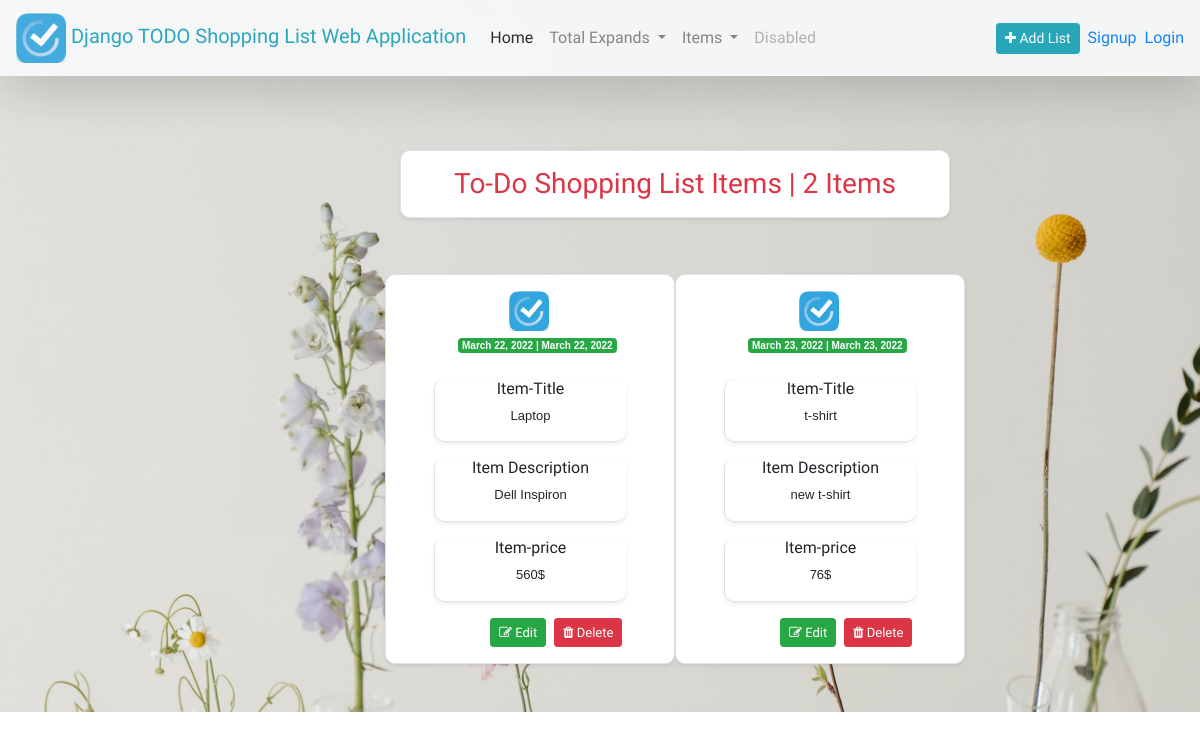
The app's page /, older data.
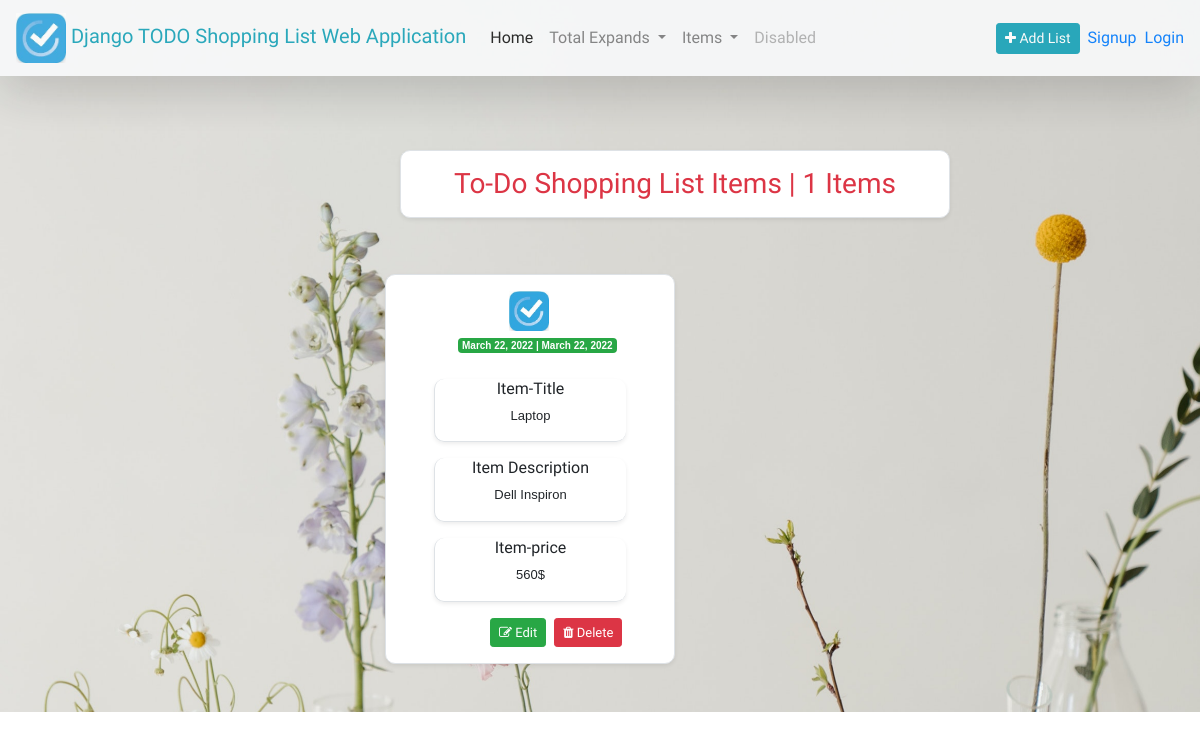
The same page, newer data.
### todoapp/models.py (models this page shows, shortened)
class todolist(models.Model):
    item_title = models.CharField(max_length=100)
    description = models.TextField(max_length=100)
    item_price = models.CharField(max_length=100)
    date = models.DateField()

### todoapp/views.py (the view, shortened to what this page needs)
# urls.py: path('', views.todo, name='todo'),
def todo(request):
    all_items = todolist.objects.all()
    count = todolist.objects.count()
    expand = todolist.objects.values_list('item_price')
    return render(request, 'todo.html', context={'all_items': all_items, 'count': count, 'expand': expand})

### todoapp/templates/todo.html (shortened to what this page needs)
{% load static%}
{% load humanize %}
<!DOCTYPE html>
<html lang="en">
<head>
    <link rel="stylesheet" href="https://stackpath.bootstrapcdn.com/bootstrap/4.4.1/css/bootstrap.min.css">
   <link rel="stylesheet" href="https://stackpath.bootstrapcdn.com/font-awesome/4.7.0/css/font-awesome.min.css">
</head>
<body>
<header>
<nav class="navbar navbar-expand-lg fixed-top shadow-lg navbar-light bg-light" style="opacity:0.9;">
  <a class="navbar-brand text-info" href="#" style="font-family: 'Baloo Bhai 2', cursive;"><img src="{% static 'images/logo.jpg'%}" width="50px;"> Django TODO Shopping List Web Application</a>
  <div class="collapse navbar-collapse" id="navbarSupportedContent">
    <ul class="navbar-nav mr-auto">
      <li class="nav-item active">
        <a class="nav-link" href="#" style="font-family: 'Baloo Bhai 2', cursive;">Home <span class="sr-only">(current)</span></a>
      </li>
     <li class="nav-item dropdown">
        <a class="nav-link dropdown-toggle" style="font-family: 'Baloo Bhai 2', cursive;" href="#" id="navbarDropdown" role="button" data-toggle="dropdown" aria-haspopup="true" aria-expanded="false">
          Total Expands
        </a>
      </li>
      <li class="nav-item dropdown">
        <a class="nav-link dropdown-toggle" style="font-family: 'Baloo Bhai 2', cursive;" href="#" id="navbarDropdown" role="button" data-toggle="dropdown" aria-haspopup="true" aria-expanded="false">
          Items
        </a>
      </li>
      <li class="nav-item">
        <a class="nav-link disabled" style="font-family: 'Baloo Bhai 2', cursive;" href="#" tabindex="-1" aria-disabled="true">Disabled</a>
      </li>
    </ul>
   <button type="button" style="font-family: 'Baloo Bhai 2', cursive;" class="btn btn-info btn-sm" data-toggle="modal" data-target="#exampleModal" data-whatever="@getbootstrap"><i class="fa fa-plus"></i> Add List</button>&ensp;
   <a href="/signup/" style="font-family: 'Baloo Bhai 2', cursive;">Signup</a>&ensp;
   <a href="/login/" style="font-family: 'Baloo Bhai 2', cursive;">Login</a>
  </div>
</nav>
  <div  style="width:950px;padding-top:150px;padding-left:400px;">
<h3 class="border px-5 py-3 text-danger text-center shadow-sm bg-white"  style="font-family: 'Baloo Bhai 2', cursive;border-radius:10px;">To-Do Shopping List Items  {% if count %} | {{count}} Items {% endif %}</h3>
  </div>
  <div class="" style="width:950px;padding-left:400px;">
    <div class="row">
        {% if all_items %}
      {% for items in all_items %}
   <div class="col-sm-6 my-5 border bg-white px-5 py-3 shadow-sm" style="border-radius:10px;width:950px;">
     <img src="{%static 'images/logo.jpg'%}" style="margin-left:75px;" width="40px;"><br>
     <span class="badge badge-success ml-4" style="font-size:10px;font-family:verdana,sans-serif;">{{items.date}} | {{items.date|naturalday}}</span>
     <div class="shadow-sm border-left border-bottom" style="border-radius:10px;">
     <h6 class="text-center mt-4" style="font-family: 'Baloo Bhai 2', cursive;">Item-Title</h6>
     <p style="font-family:verdana,sans-serif;font-size:13px;" class="text-center">{{items.item_title}}</p>
     </div>
     <div class="shadow-sm mt-3 border-left border-bottom" style="border-radius:10px;">
     <h6 class="text-center" style="font-family: 'Baloo Bhai 2', cursive;">Item Description</h6>
     <p style="font-family:verdana,sans-serif;font-size:13px;width:100%;" class="text-center">{{items.description}}</p>
     </div>
    <div class="shadow-sm mt-3 border-left border-bottom" style="border-radius:10px;">
     <h6 class="text-center" style="font-family: 'Baloo Bhai 2', cursive;">Item-price</h6>
     <p style="font-family:verdana,sans-serif;font-size:13px;" class="text-center">{{items.item_price}}&#36;</p>
    </div>
      <div class="ml-5 mt-3 d-flex">
     <button style="font-family:'Baloo Bhai 2', cursive;font-size:13px;" class="btn btn-success ml-2 btn-sm" data-toggle="modal" data-target="#example{{items.id}}" data-whatever="@getbootstrap"><i class="fa fa-edit"></i> Edit</button>
        <form method="post" action="/">{% csrf_token %}
          <button name="delete" style="font-family:'Baloo Bhai 2', cursive;font-size:13px;" class="btn btn-danger ml-2 btn-sm"><i class="fa fa-trash"></i> Delete</button>
        </form>
     </div>
   </div>
{% endfor %}
        {% else %}
        <div class="mt-5" style="margin-left:170px;padding-bottom:400px;">
            <button class="btn btn-info btn-lg" data-toggle="modal" data-target="#exampleModal" data-whatever="@getbootstrap" style="font-family: 'Baloo Bhai 2', cursive;"> <i class="fa fa-plus"></i> Add Items to your List</button>
        </div>
{% endif %}
 </div>
 </div>
</header>
</body>
</html>

### todoapp/templates/todo.html (style rules this page uses)
body { margin:0%; padding:0%; box-sizing:border-box; }
header { background: url("/static/images/back.jpg") no-repeat center center fixed; -webkit-background-size: cover; -moz-background-size: cover; -o-background-size: cover; background-size: cover; }

Row changes from the older to the newer data that the page shows:
removed todolist: date "March 23, 2022", item_title "t-shirt", description "new t-shirt", item_price "76"
Text that changed along with them:
{{ count }}: "2" → "1"
